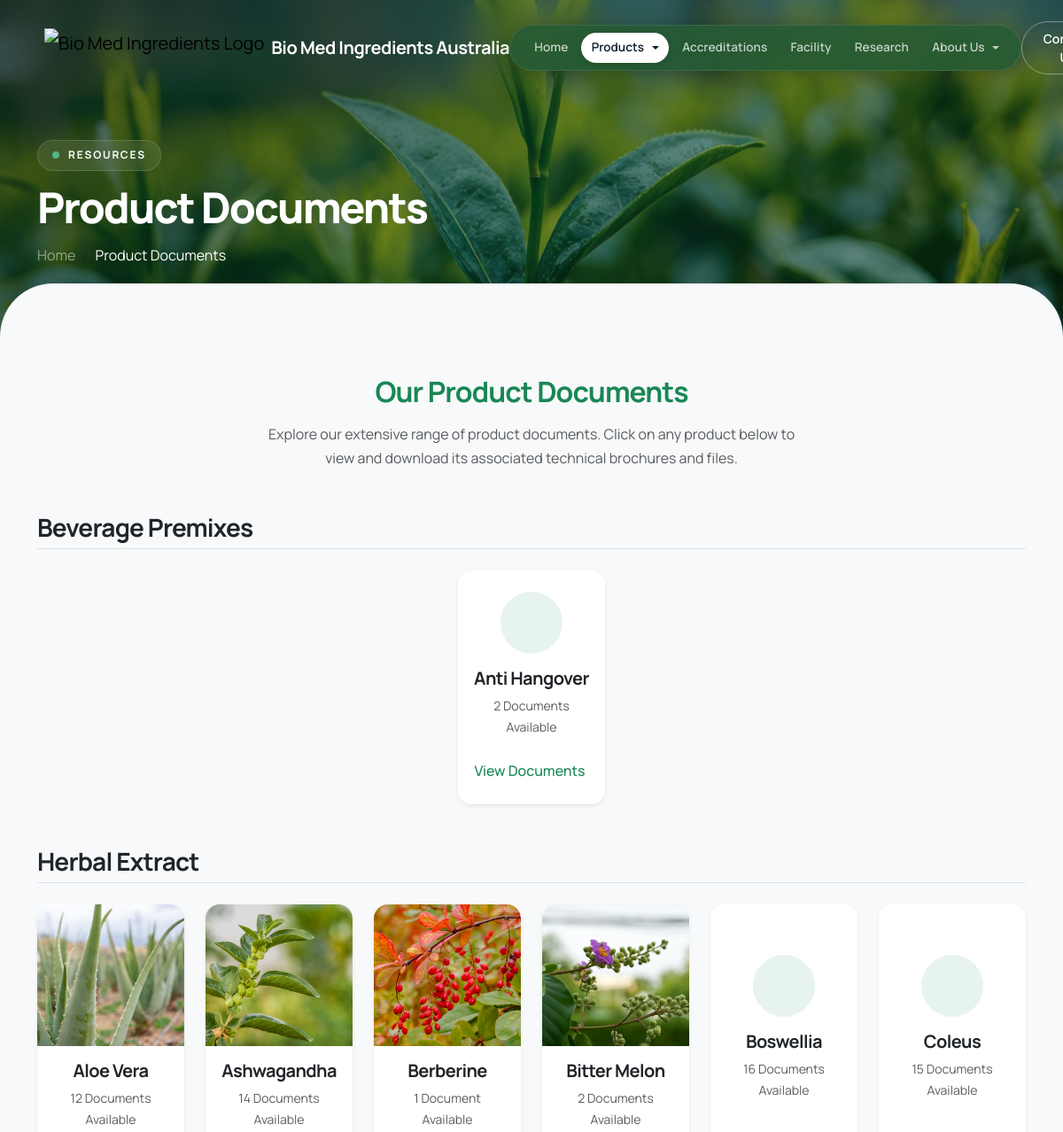
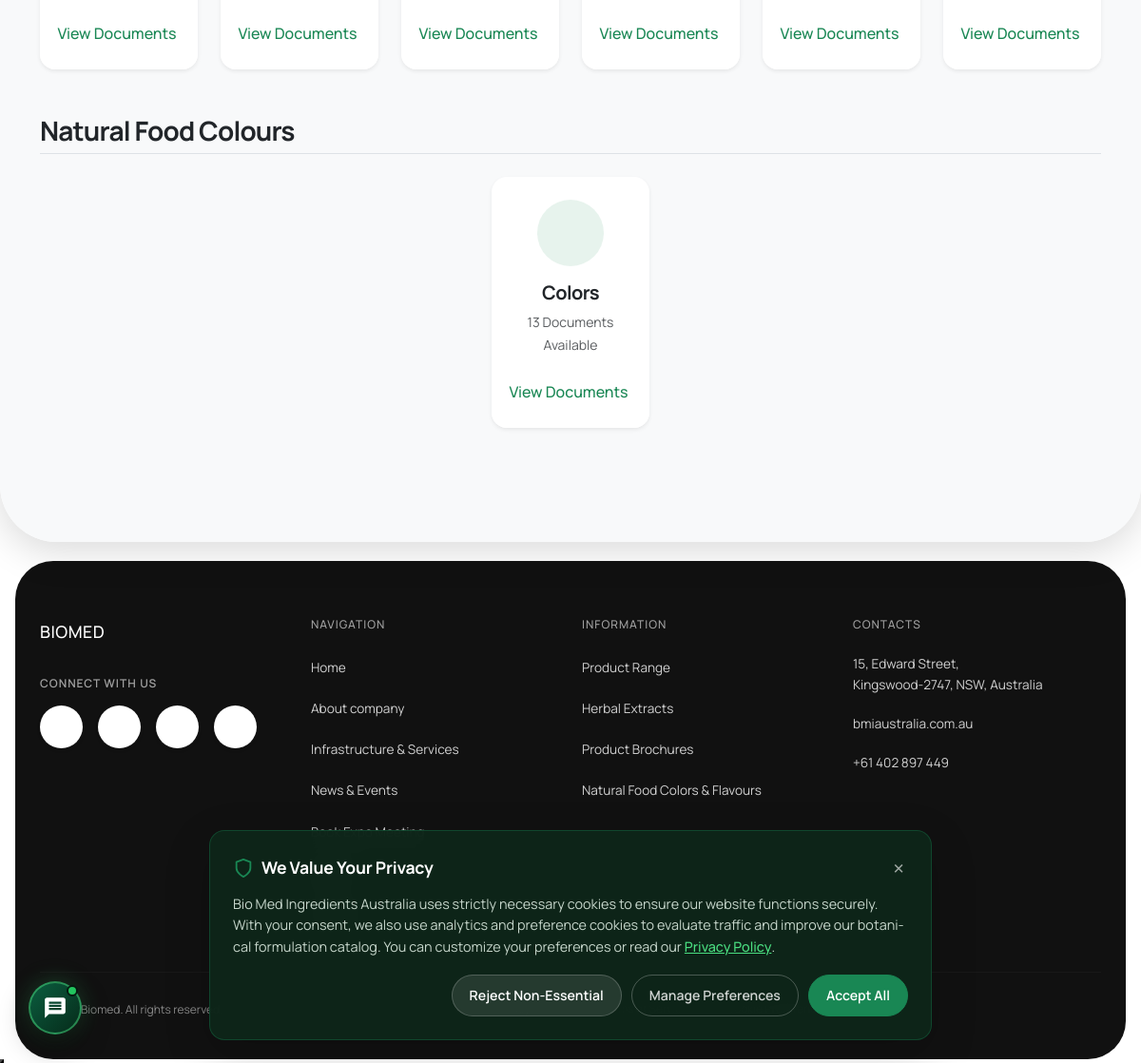
/product-documents/, run on the app's committed database (2 pictures, top to bottom).
### main/models.py (models this page shows, shortened)
class ProductDocumentCategory(models.Model):
    name = models.CharField(max_length=150, unique=True)
    created_at = models.DateTimeField(auto_now_add=True)
    class Meta:
        verbose_name = 'Product Document Category'
        verbose_name_plural = 'Product Document Categories'
        ordering = ['name']

class ProductDocument(models.Model):
    name = models.CharField(max_length=255)
    category = models.ForeignKey(ProductDocumentCategory, on_delete=models.SET_NULL, null=True, blank=True, related_name='product_documents')
    image = models.ImageField(upload_to='product_documents/images/', null=True, blank=True, help_text='Optional image for the product')
    pdfs = models.TextField(blank=True, help_text='Comma-separated list of PDF file paths')
    created_at = models.DateTimeField(auto_now_add=True)
    updated_at = models.DateTimeField(auto_now=True)
    class Meta:
        verbose_name = 'Product Document'
        verbose_name_plural = 'Product Documents'

### main/views.py (the view)
# urls.py: path('product-documents/', views.product_documents, name='product_documents'),
def product_documents(request):
    categories = ProductDocumentCategory.objects.all().prefetch_related('product_documents')
    documents_raw = ProductDocument.objects.all().select_related('category').order_by('category__name', 'name')
    documents = []
    for doc in documents_raw:
        pdf_list = []
        if doc.pdfs:
            raw_paths = [p.strip() for p in doc.pdfs.split(',') if p.strip()]
            for path in raw_paths:
                filename = path.split('/')[-1]
                title = filename.replace('-', ' ').replace('_', ' ').replace('.pdf', '').title()
                pdf_list.append({'title': title, 'path': path})
        documents.append({
            'id': doc.id,
            'name': doc.name,
            'category_name': doc.category.name if doc.category else "Uncategorized",
            'image': doc.image,
            'pdfs': pdf_list
        })
    return render(request, "main/product_documents.html", {
        "categories": categories,
        "documents": documents
    })

### templates/main/product_documents.html (shortened to what this page needs)
{% extends 'main/base.html' %}
{% load static %}
{% block content %}
<section class="hero-wrapper" style="height: 40vh; min-height: 400px; display: flex; align-items: center;">
    <img src="/media/hero/hero.jpg" class="hero-bg-image" alt="Product Documents"
        onerror="this.src='{% static 'images/hero_bg.webp' %}'">
    <div class="hero-overlay"></div>
    <div class="hero-content w-100 d-flex align-items-center" style="padding-top: 60px; position: relative;">
        <div class="container position-relative z-1 text-center text-md-start">
            <div class="hero-badge justify-content-center justify-content-md-start mb-3 mx-auto mx-md-0"
                style="padding: 0.4rem 1rem; display: inline-flex; width: fit-content;">
                <span class="hero-badge-dot"></span>
                <span class="text-white fw-bold text-uppercase letter-spacing-2" style="font-size: 0.75rem;">RESOURCES</span>
            </div>
            <h1 class="hero-title mb-3" style="font-size: clamp(2rem, 4vw, 3.5rem);">
                Product Documents
            </h1>
            <nav aria-label="breadcrumb">
                <ol class="breadcrumb justify-content-center justify-content-md-start mb-0">
                    <li class="breadcrumb-item"><a href="{% url 'index' %}" class="text-white-50 text-decoration-none">Home</a></li>
                    <li class="breadcrumb-item active text-white" aria-current="page">Product Documents</li>
                </ol>
            </nav>
        </div>
    </div>
</section>
<section class="py-4 py-md-5 bg-light">
    <div class="container py-3 py-md-4">
        <div class="text-center mb-4 mb-md-5" data-aos="fade-up">
            <h2 class="fw-bold text-success mb-3">Our Product Documents</h2>
            <p class="text-muted mx-auto" style="max-width: 600px;">
                Explore our extensive range of product documents. Click on any product below to view and download its
                associated technical brochures and files.
            </p>
        </div>
        {% regroup documents by category_name as grouped_documents %}
        {% for category in grouped_documents %}
        <div class="mb-4 mb-md-5" data-aos="fade-up">
            <h3 class="fw-bold text-dark border-bottom pb-2 mb-3 mb-md-4">{{ category.grouper }}</h3>
            <div class="row g-4 justify-content-center">
                {% for doc in category.list %}
                <div class="col-12 col-sm-6 col-md-4 col-lg-3 col-xl-2 d-flex justify-content-center" data-aos="fade-up"
                    data-aos-delay="{{ forloop.counter0|add:1 }}00">
                    <div class="card h-100 border-0 shadow-sm rounded-4 overflow-hidden product-doc-card w-100"
                        style="max-width: 280px; transition: transform 0.3s ease, box-shadow 0.3s ease; cursor: pointer;"
                        data-bs-toggle="modal" data-bs-target="#modal-{{ doc.id }}"
                        onmouseover="this.style.transform='translateY(-5px)'; this.style.boxShadow='0 10px 20px rgba(0,0,0,0.1)';"
                        onmouseout="this.style.transform='translateY(0)'; this.style.boxShadow='0 0.125rem 0.25rem rgba(0,0,0,0.075)';">
                        {% if doc.image %}
                        <div style="height: 160px; overflow: hidden;">
                            <img src="{{ doc.image.url }}" alt="{{ doc.name }}" class="card-img-top w-100 h-100"
                                style="object-fit: cover;">
                        </div>
                        <div
                            class="card-body p-3 text-center d-flex flex-column justify-content-center align-items-center pt-3">
                            {% else %}
                            <div
                                class="card-body p-3 text-center d-flex flex-column justify-content-center align-items-center pt-3 pt-md-4">
                                <div class="icon-wrapper mb-3 rounded-circle bg-success bg-opacity-10 d-flex align-items-center justify-content-center"
                                    style="width: 70px; height: 70px;">
                                </div>
                                {% endif %}
                                <h5 class="fw-bold text-dark mb-2 fs-5">{{ doc.name }}</h5>
                                <p class="text-muted small mb-0">
                                    {{ doc.pdfs|length }} {% if doc.pdfs|length == 1 %}Document{% else %}Documents{% endif %} Available
                                </p>
                            </div>
                            <div class="card-footer bg-white border-top-0 text-center pb-3 pb-md-4">
                                <span class="text-success fw-medium">View Documents </span>
                            </div>
                        </div>
                    </div>
                    {% empty %}
                    <div class="col-12 text-center py-4 py-md-5">
                        <i class="bi bi-folder2-open text-muted mb-3 d-block" style="font-size: 3rem;"></i>
                        <h4 class="text-muted">No Product Documents Found</h4>
                        <p class="text-muted">Check back later for updates.</p>
                    </div>
                    {% endfor %}
                </div>
            </div>
            {% empty %}
            <div class="col-12 text-center py-4 py-md-5">
                <i class="bi bi-folder2-open text-muted mb-3 d-block" style="font-size: 3rem;"></i>
                <h4 class="text-muted">No Product Documents Found</h4>
                <p class="text-muted">Check back later for updates.</p>
            </div>
            {% endfor %}
        </div>
</section>
{% endblock %}

### static/css/styles.css (style rules this page uses)
:root { --ivory: #FDFCF8; --ivory-dark: #f8f9fa; --forest: #0B5D3F; --forest-dark: #275a36e6; --forest-mid: #1a7a54; --sage: #D8E8D8; --sage-dark: #b8d4b8; --gold: #52B788; --gold-light: #74C69D; --gold-pale: rgba(82, 183, 136, 0.12); --charcoal: #1A1A1A; --charcoal-mid: #2d2d2d; --text-body: #3d3d3d; --text-muted: #7a7a7a; --white: #FFFFFF; --glass-bg: rgba(255, 255, 255, 0.55); --glass-border: rgba(255, 255, 255, 0.35); --glass-shadow: 0 8px 40px rgba(0, 0, 0, 0.08); --shadow-sm: 0 2px 12px rgba(11, 93, 63, 0.06); --shadow-md: 0 8px 32px rgba(11, 93, 63, 0.10); --shadow-lg: 0 20px 60px rgba(11, 93, 63, 0.14); --shadow-xl: 0 30px 80px rgba(11, 93, 63, 0.18); --font: 'Manrope', sans-serif; --radius-sm: 12px; --radius-md: 20px; --radius-lg: 32px; --radius-xl: 48px; --radius-blob: 60% 40% 55% 45% / 50% 45% 55% 50%; --section-pad: 120px 0; --primary-green: var(--forest); --dark-forest: var(--forest-dark); --accent-gold: var(--gold); --soft-green: var(--sage); --light-gray: var(--ivory-dark); }
*, *::before, *::after { box-sizing: border-box; margin: 0; padding: 0; }
html { scroll-behavior: smooth; }
body { font-family: var(--font); font-size: 16px; line-height: 1.7; color: var(--text-body); background-color: var(--white); overflow-x: clip; -webkit-font-smoothing: antialiased; -moz-osx-font-smoothing: grayscale; }
p { text-wrap: pretty; hyphens: auto; -webkit-hyphens: auto; -ms-hyphens: auto; }
h1, h2, h3, h4, h5, h6 { font-family: var(--font); font-weight: 700; color: var(--forest-dark); letter-spacing: -0.03em; line-height: 1.15; }
img { max-width: 100%; display: block; }
.letter-spacing-2 { letter-spacing: 0.15em; }
.hero-wrapper { position: sticky; top: 0; width: 100%; height: 85vh; min-height: 700px; overflow: hidden; display: flex; align-items: center; background: transparent; z-index: 0; }
.hero-wrapper+section { position: relative; z-index: 10; margin-top: -80px; border-top-left-radius: 60px; border-top-right-radius: 60px; padding-top: 5rem !important; background-color: #ffffff; }
.hero-bg-image { position: absolute; top: -10%; left: -10%; width: 120%; max-width: none !important; height: 120%; object-fit: cover; object-position: center center; will-change: transform; animation: hero3dPan 25s ease-in-out infinite alternate; }
.hero-overlay { position: absolute; inset: 0; background: linear-gradient(135deg, rgba(5, 35, 20, 0.75) 0%, rgba(5, 59, 39, 0.55) 50%, rgba(5, 35, 20, 0.40) 100%); z-index: 1; }
.hero-content { position: absolute; inset: 0; z-index: 3; display: flex; align-items: center; }
.hero-badge { display: inline-flex; align-items: center; gap: 10px; padding: 8px 20px; border-radius: 100px; border: 1px solid rgba(255, 255, 255, 0.15); background: rgba(255, 255, 255, 0.08); backdrop-filter: blur(12px); margin-bottom: 2rem; }
.hero-badge-dot { width: 8px; height: 8px; background: var(--gold); border-radius: 50%; animation: pulse-dot 2s ease infinite; }
.hero-title { font-size: clamp(2.8rem, 7vw, 6rem); font-weight: 800; color: var(--white); letter-spacing: -0.04em; line-height: 1.05; margin-bottom: 1.5rem; }

### data on the page
ProductDocumentCategory: grouper "Beverage Premixes"
ProductDocument: name "Anti Hangover"
ProductDocumentCategory: grouper "Herbal Extract"
ProductDocument: name "Aloe Vera"
ProductDocument: name (picture), name "Ashwagandha"
ProductDocument: name "Berberine"
ProductDocument: name "Bitter Melon"
ProductDocument: name "Boswellia"
ProductDocument: name "Coleus"
ProductDocumentCategory: grouper "Natural Food Colours"
ProductDocument: name "Colors"

### other printed values
{{ doc.pdfs|length }} "2" "12" "14" "1" "2" "16" "15" "13"
